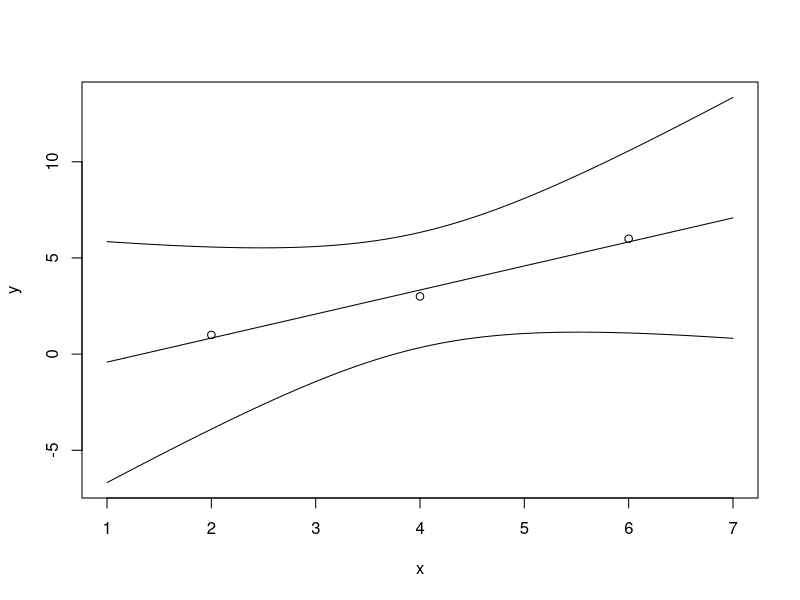

This chart was generated by the following R code: (Note: this script raises an error after producing the figure.)
## ---- chunk 1
# data 
x <- c(2,4,6); y <- c(1,3,6); n <- length(x)

# compute statistics
mx <- mean(x); my <- mean(y)
Sxx <- sum((x-mx)^2); Sxy <- sum((x-mx)*(y-my))
b1 <- Sxy/Sxx; b0 <- my-b1*mx
yhat <- b0 + b1*x
RSS <- sum((y-yhat)^2)  # RSS
S <- sqrt(RSS/(n-2))    # MSE

# points at which to draw dots
xstar <- seq(min(x)-1, max(x)+1, .1)  
ystar <- b0+b1*xstar

# confidence interval for points
a <- qt(.975, n-2)*S*sqrt(1/n + (xstar-mx)^2/Sxx)      
ystarLow <- ystar - a; ystarHigh <- ystar + a;

# plotting ... 
plot(x, y, xlim=c(min(xstar), max(xstar)),
      ylim=c(min(ystarLow), max(ystarHigh)))
lines(xstar, ystar, type="l", col="black")
lines(xstar, ystarLow, type="l", col="black")
lines(xstar, ystarHigh, type="l", col="black")


# are regression coefficients different from zero
# here under null, assume regression coeffient is zero

# estimated std.err. 
seB0 <- S*sqrt(1/n + mx^2/Sxx)     
seB1 <- S/sqrt(Sxx)

# compute t statistics 
t0 <- b0/seB0
t1 <- b1/seB1

# p value for intercept and slope
pval0 <- 2*pt(-abs(t0), n-2)
pval1 <- 2*pt(-abs(t1), n-2)

# equivalent to lm
print(c(b0, b1, pval0, pval1))
myFit <- lm(y~x)
summary(myFit)
# result does not give enough evidence for rejecting null,
# i.e. regression coefficient is different from 0

# find confidence interval 
d0 <- qt(0.975, n-2)*seB0
d1 <- qt(0.975, n-2)*seB1
b0Low <- b0-d0; b0High <- b0+d0
b1Low <- b1-d1; b1High <- b1+d1
print(round(c(b0Low, b0, b0High, b1Low, b1, b1High), 2))
# -9.59 -1.67  6.26 -0.58  1.25  3.08
# Note 95% CI for both coefficient encompass 0, so cant reject null

# prediction interval 
f <- qt(0.975, n-2)*S*sqrt(1+1/n+(xstar-mx)^2/Sxx)
ystarPredLow <- ystarMean - f; ystarPredHigh <- ystarMean + f
plot(x, y, xlim=c(min(xstar), max(xstar)),
     ylim=c(min(ystarPredLow), max(ystarPredHigh)))
lines(xstar, ystarMean, type="l", col="black")
lines(xstar, ystarPredLow, type="l", col="black")
lines(xstar, ystarPredHigh, type="l", col="black")
